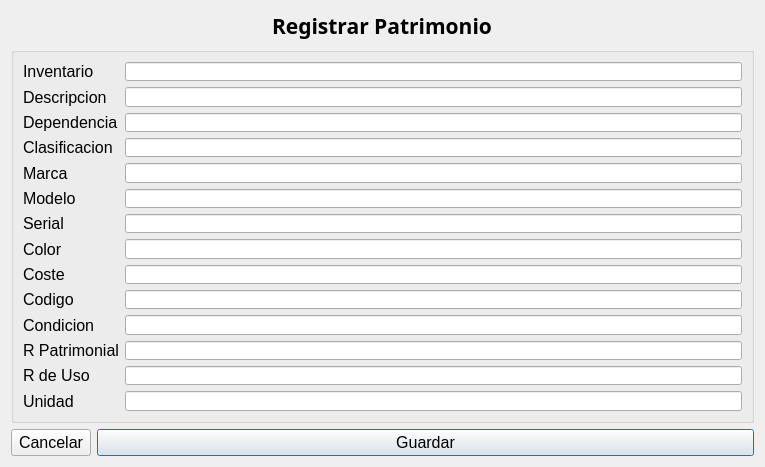
<?xml version="1.0" encoding="UTF-8"?>
<ui version="4.0">
 <class>Dialog</class>
 <widget class="QDialog" name="Dialog">
  <property name="geometry">
   <rect>
    <x>0</x>
    <y>0</y>
    <width>765</width>
    <height>467</height>
   </rect>
  </property>
  <property name="minimumSize">
   <size>
    <width>765</width>
    <height>467</height>
   </size>
  </property>
  <property name="maximumSize">
   <size>
    <width>765</width>
    <height>16777215</height>
   </size>
  </property>
  <property name="windowTitle">
   <string>Dialog</string>
  </property>
  <layout class="QVBoxLayout" name="verticalLayout">
   <item>
    <layout class="QGridLayout" name="gridLayout">
     <item row="3" column="0">
      <widget class="QGroupBox" name="formGroupBox">
       <property name="font">
        <font>
         <stylestrategy>PreferDefault</stylestrategy>
         <kerning>true</kerning>
        </font>
       </property>
       <layout class="QFormLayout" name="formLayout_2">
        <item row="0" column="1">
         <widget class="QLineEdit" name="inventario">
          <property name="echoMode">
           <enum>QLineEdit::Normal</enum>
          </property>
          <property name="clearButtonEnabled">
           <bool>false</bool>
          </property>
         </widget>
        </item>
        <item row="1" column="0">
         <widget class="QLabel" name="label_8">
          <property name="font">
           <font>
            <pointsize>12</pointsize>
            <stylestrategy>PreferDefault</stylestrategy>
            <kerning>true</kerning>
           </font>
          </property>
          <property name="text">
           <string>Descripcion</string>
          </property>
         </widget>
        </item>
        <item row="1" column="1">
         <widget class="QLineEdit" name="descripcion">
          <property name="contextMenuPolicy">
           <enum>Qt::DefaultContextMenu</enum>
          </property>
          <property name="clearButtonEnabled">
           <bool>false</bool>
          </property>
         </widget>
        </item>
        <item row="2" column="0">
         <widget class="QLabel" name="label_11">
          <property name="font">
           <font>
            <pointsize>12</pointsize>
            <stylestrategy>PreferDefault</stylestrategy>
            <kerning>true</kerning>
           </font>
          </property>
          <property name="text">
           <string>Dependencia</string>
          </property>
         </widget>
        </item>
        <item row="2" column="1">
         <widget class="QLineEdit" name="dependencia">
          <property name="contextMenuPolicy">
           <enum>Qt::DefaultContextMenu</enum>
          </property>
          <property name="clearButtonEnabled">
           <bool>false</bool>
          </property>
         </widget>
        </item>
        <item row="3" column="0">
         <widget class="QLabel" name="label_3">
          <property name="font">
           <font>
            <pointsize>12</pointsize>
            <stylestrategy>PreferDefault</stylestrategy>
            <kerning>true</kerning>
           </font>
          </property>
          <property name="text">
           <string>Clasificacion</string>
          </property>
         </widget>
        </item>
        <item row="3" column="1">
         <widget class="QLineEdit" name="clasificacion">
          <property name="echoMode">
           <enum>QLineEdit::Normal</enum>
          </property>
          <property name="clearButtonEnabled">
           <bool>false</bool>
          </property>
         </widget>
        </item>
        <item row="4" column="0">
         <widget class="QLabel" name="label_12">
          <property name="font">
           <font>
            <pointsize>12</pointsize>
            <stylestrategy>PreferDefault</stylestrategy>
            <kerning>true</kerning>
           </font>
          </property>
          <property name="text">
           <string>Marca</string>
          </property>
         </widget>
        </item>
        <item row="4" column="1">
         <widget class="QLineEdit" name="marca">
          <property name="echoMode">
           <enum>QLineEdit::Normal</enum>
          </property>
          <property name="clearButtonEnabled">
           <bool>false</bool>
          </property>
         </widget>
        </item>
        <item row="5" column="0">
         <widget class="QLabel" name="label_10">
          <property name="font">
           <font>
            <pointsize>12</pointsize>
            <stylestrategy>PreferDefault</stylestrategy>
            <kerning>true</kerning>
           </font>
          </property>
          <property name="text">
           <string>Modelo</string>
          </property>
         </widget>
        </item>
        <item row="5" column="1">
         <widget class="QLineEdit" name="modelo">
          <property name="contextMenuPolicy">
           <enum>Qt::DefaultContextMenu</enum>
          </property>
          <property name="clearButtonEnabled">
           <bool>false</bool>
          </property>
         </widget>
        </item>
        <item row="6" column="0">
         <widget class="QLabel" name="label_7">
          <property name="font">
           <font>
            <pointsize>12</pointsize>
            <stylestrategy>PreferDefault</stylestrategy>
            <kerning>true</kerning>
           </font>
          </property>
          <property name="text">
           <string>Serial</string>
          </property>
         </widget>
        </item>
        <item row="6" column="1">
         <widget class="QLineEdit" name="serial">
          <property name="echoMode">
           <enum>QLineEdit::Normal</enum>
          </property>
          <property name="clearButtonEnabled">
           <bool>false</bool>
          </property>
         </widget>
        </item>
        <item row="7" column="0">
         <widget class="QLabel" name="label_5">
          <property name="font">
           <font>
            <pointsize>12</pointsize>
            <stylestrategy>PreferDefault</stylestrategy>
            <kerning>true</kerning>
           </font>
          </property>
          <property name="text">
           <string>Color</string>
          </property>
         </widget>
        </item>
        <item row="7" column="1">
         <widget class="QLineEdit" name="color">
          <property name="contextMenuPolicy">
           <enum>Qt::DefaultContextMenu</enum>
          </property>
          <property name="clearButtonEnabled">
           <bool>false</bool>
          </property>
         </widget>
        </item>
        <item row="8" column="0">
         <widget class="QLabel" name="label_6">
          <property name="font">
           <font>
            <pointsize>12</pointsize>
            <stylestrategy>PreferDefault</stylestrategy>
            <kerning>true</kerning>
           </font>
          </property>
          <property name="text">
           <string>Coste</string>
          </property>
         </widget>
        </item>
        <item row="8" column="1">
         <widget class="QLineEdit" name="costo">
          <property name="echoMode">
           <enum>QLineEdit::Normal</enum>
          </property>
          <property name="clearButtonEnabled">
           <bool>false</bool>
          </property>
         </widget>
        </item>
        <item row="9" column="0">
         <widget class="QLabel" name="label_9">
          <property name="font">
           <font>
            <pointsize>12</pointsize>
            <stylestrategy>PreferDefault</stylestrategy>
            <kerning>true</kerning>
           </font>
          </property>
          <property name="text">
           <string>Codigo</string>
          </property>
         </widget>
        </item>
        <item row="9" column="1">
         <widget class="QLineEdit" name="codigo">
          <property name="contextMenuPolicy">
           <enum>Qt::DefaultContextMenu</enum>
          </property>
          <property name="clearButtonEnabled">
           <bool>false</bool>
          </property>
         </widget>
        </item>
        <item row="10" column="0">
         <widget class="QLabel" name="label_13">
          <property name="font">
           <font>
            <pointsize>12</pointsize>
            <stylestrategy>PreferDefault</stylestrategy>
            <kerning>true</kerning>
           </font>
          </property>
          <property name="text">
           <string>Condicion</string>
          </property>
         </widget>
        </item>
        <item row="10" column="1">
         <widget class="QLineEdit" name="condicion">
          <property name="contextMenuPolicy">
           <enum>Qt::DefaultContextMenu</enum>
          </property>
          <property name="clearButtonEnabled">
           <bool>false</bool>
          </property>
         </widget>
        </item>
        <item row="11" column="0">
         <widget class="QLabel" name="label_14">
          <property name="font">
           <font>
            <pointsize>12</pointsize>
            <stylestrategy>PreferDefault</stylestrategy>
            <kerning>true</kerning>
           </font>
          </property>
          <property name="text">
           <string>R Patrimonial</string>
          </property>
         </widget>
        </item>
        <item row="11" column="1">
         <widget class="QLineEdit" name="rPatrimonial">
          <property name="contextMenuPolicy">
           <enum>Qt::DefaultContextMenu</enum>
          </property>
          <property name="clearButtonEnabled">
           <bool>false</bool>
          </property>
         </widget>
        </item>
        <item row="12" column="0">
         <widget class="QLabel" name="label_15">
          <property name="font">
           <font>
            <pointsize>12</pointsize>
            <stylestrategy>PreferDefault</stylestrategy>
            <kerning>true</kerning>
           </font>
          </property>
          <property name="text">
           <string>R de Uso</string>
          </property>
         </widget>
        </item>
        <item row="13" column="0">
         <widget class="QLabel" name="label_16">
          <property name="font">
           <font>
            <pointsize>12</pointsize>
            <stylestrategy>PreferDefault</stylestrategy>
            <kerning>true</kerning>
           </font>
          </property>
          <property name="text">
           <string>Unidad</string>
          </property>
         </widget>
        </item>
        <item row="12" column="1">
         <widget class="QLineEdit" name="rDeUso"/>
        </item>
        <item row="13" column="1">
         <widget class="QLineEdit" name="unidad"/>
        </item>
        <item row="0" column="0">
         <widget class="QLabel" name="label_4">
          <property name="font">
           <font>
            <pointsize>12</pointsize>
            <stylestrategy>PreferDefault</stylestrategy>
            <kerning>true</kerning>
           </font>
          </property>
          <property name="text">
           <string>Inventario</string>
          </property>
         </widget>
        </item>
       </layout>
      </widget>
     </item>
     <item row="11" column="0">
      <layout class="QFormLayout" name="formLayout">
       <item row="0" column="0">
        <widget class="QPushButton" name="pushButton_2">
         <property name="font">
          <font>
           <pointsize>12</pointsize>
          </font>
         </property>
         <property name="text">
          <string>Cancelar</string>
         </property>
         <property name="autoDefault">
          <bool>false</bool>
         </property>
        </widget>
       </item>
       <item row="0" column="1">
        <widget class="QPushButton" name="pushButton">
         <property name="font">
          <font>
           <pointsize>12</pointsize>
          </font>
         </property>
         <property name="text">
          <string>Guardar</string>
         </property>
        </widget>
       </item>
      </layout>
     </item>
     <item row="2" column="0" alignment="Qt::AlignHCenter|Qt::AlignVCenter">
      <widget class="QLabel" name="label">
       <property name="enabled">
        <bool>true</bool>
       </property>
       <property name="font">
        <font>
         <family>Microsoft YaHei</family>
         <pointsize>16</pointsize>
         <weight>75</weight>
         <bold>true</bold>
        </font>
       </property>
       <property name="layoutDirection">
        <enum>Qt::LeftToRight</enum>
       </property>
       <property name="text">
        <string>Registrar Patrimonio</string>
       </property>
       <property name="textFormat">
        <enum>Qt::MarkdownText</enum>
       </property>
      </widget>
     </item>
    </layout>
   </item>
  </layout>
 </widget>
 <resources/>
 <connections/>
</ui>
